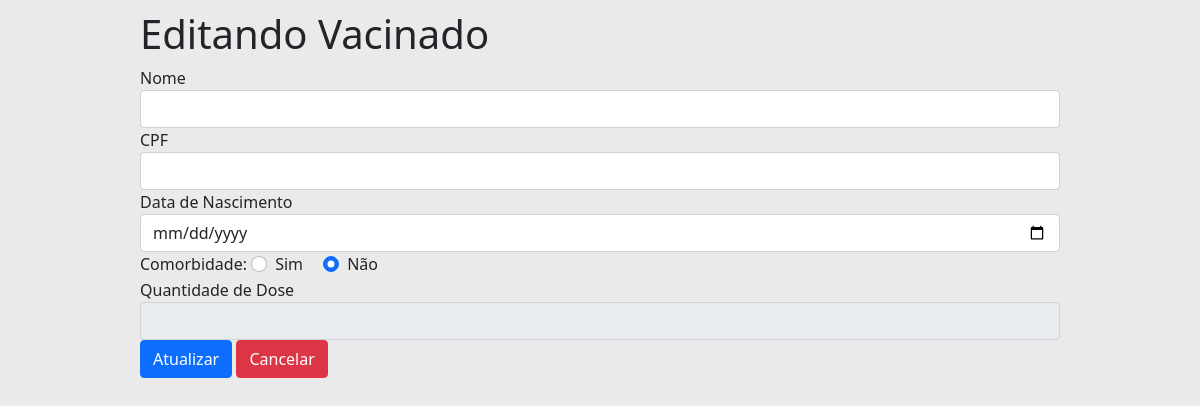
/vacinado/editar/917966159540002, run on an earlier commit of the app's database.
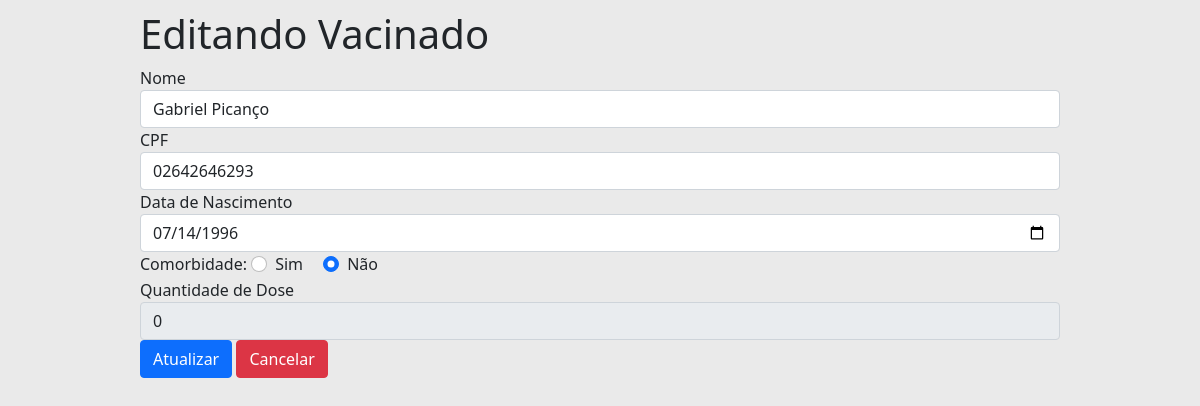
And on a later commit of the database.
### tables this page shows
CREATE TABLE "vacinado"(
    "cns" VARCHAR(15) PRIMARY KEY, 
    "cpf" VARCHAR(11) NOT NULL UNIQUE,
    "nome" VARCHAR(128) NOT NULL,
    "dtNascimento" DATE NOT NULL, 
    "comorbidade" INTEGER, 
    "qtdDose" INTEGER
);

### Pyvacina.py (the view)
@app.route('/vacinado/editar/<string:cns>')
def vacinado_editar(cns):
    vacinado = vacinado_dao.busca_por_cns(cns)
    return render_template('vacinado/vacinado_editar.html', titulo='Editando Vacinado', vacinado=vacinado)

### DAO/daoVacinado.py (called while the page is built)
    def busca_por_cns(self, cns):
        cursor = self.__db.cursor()
        cursor.execute(SQL_VACINADO_POR_CNS, (cns,))
        tupla = cursor.fetchone()
        if tupla:
            return Vacinado(cns=tupla[0], cpf=tupla[1], nome=tupla[2], dtNascimento=tupla[3], comorbidade=tupla[4], qtdDose=tupla[5])
        return False

### model.py (called while the page is built)
    @property
    def nome(self) -> str:
        return self.__nome

    @property
    def cpf(self) -> str:
        return self.__cpf

    @property
    def cns(self) -> str:
        return self.__cns

    @property
    def dtNascimento(self) -> datetime:
        return self.__dtNasciento

    @property
    def comorbidade(self) -> bool:
        return self.__comorbidade

    @property
    def qtdDose(self) -> int:
        return self.__qtdDose

### templates/vacinado/vacinado_editar.html (shortened to what this page needs)
{% extends "templates.html" %}
{% block conteudo %}
<form action="{{ url_for('vacinado_atualizar', cns=vacinado.cns) }}" method="post" class="needs-validation" novalidate>
    <fieldset>
        <div class="form-group has-validation">
            <label for="nome">Nome</label>
            <input type="text" id="nome" name="nome" class="form-control" value="{{vacinado.nome}}" required>
        </div>
        <div class="form-group has-validation">
            <label for="cpf">CPF</label>
            <input type="text" id="cpf" name="cpf" class="form-control" value="{{vacinado.cpf}}" required>
        </div>
        <div class="form-group has-validation">
            <label for="nascimento">Data de Nascimento</label>
            <input type="date" id="nascimento" name="nascimento" class="form-control" value="{{vacinado.dtNascimento}}"
                required>
        </div>
        <div>
            <labe>Comorbidade:</labe>
            <div class="form-check form-check-inline">
                <input class="form-check-input" type="radio" id="comorbidadeTrue" name="comorbidade" value="True"  required>
                <label for="comorbidadeTrue">Sim</label>
            </div>
            <div class="form-check form-check-inline">
                <input class="form-check-input" type="radio" id="comorbidadeFalse" name="comorbidade" value="False" {%
                    if not vacinado.comorbidade %} checked {% endif %} required>
                <label for="comorbidadeFalse">Não</label>
            </div>
        </div>
        <div class="form-group">
            <label for="dose">Quantidade de Dose</label>
            <input type="number" id="dose" name="dose" class="form-control" value="{{vacinado.qtdDose}}" disabled>
        </div>
        <div>
            <button type="submit" class="btn btn-primary btn-salvar">Atualizar</button>
            <a href="{{url_for('vacinado')}}" class="btn btn-danger">Cancelar</a>
        </div>
    </fieldset>
</form>
{% endblock %}

What changed in the data, as far as the page shows it:
added vacinado: nome "Gabriel Picanço", cpf "02642646293", nascimento "07/14/1996", comorbidade "☐ Sim", comorbidade "☑ Não", dose "0"
Also different on the page:
form field comorbidade: "☐ Sim" → (not shown)
form field comorbidade: "☑ Não" → (not shown)
